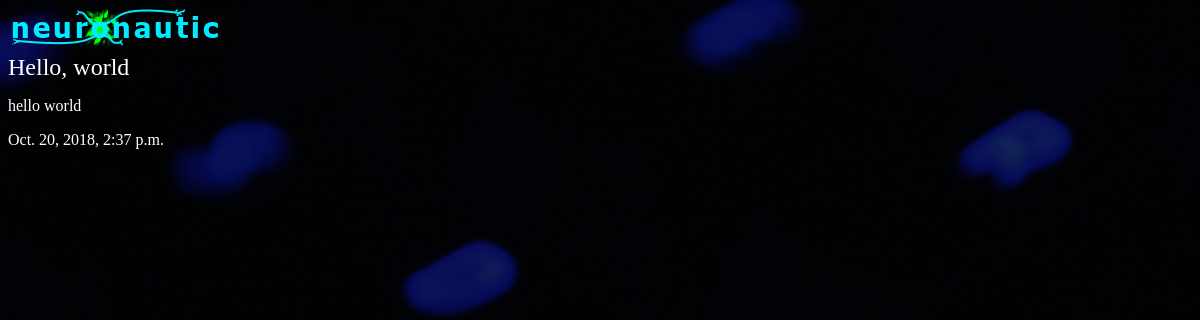
The app's page /neuron/hello-world/ with its own data.
### neuron/models.py (models this page shows, shortened)
class Article(models.Model):
    title = models.CharField(max_length=100)
    slug = models.SlugField()
    body = models.TextField()
    date = models.DateTimeField(auto_now_add=True)

### neuron/views.py (the view)
# urls.py: url(r'^(?P<slug>[\w-]+)/$',views.article_detail, name="detail"),
def article_detail(request, slug):
    article = Article.objects.get(slug=slug)
    return render(request, 'articles/article_detail.html',{'article':article})

### neuron/templates/articles/article_detail.html
{% extends 'base_layout.html' %}
{% block content %}
<div class="article-detail">
    <div class="article">
        <h2>{{ article.title }}</h2>
        <p>{{ article.body }}</p>
        <p>{{ article.date }}</p>
    </div>
</div>
{% endblock %}

### assets/style.css (style rules this page uses)
body { background-color: #0f121f; background-image: url(pexels-photo-1010496.jpeg); background-blend-mode: soft-light; background-repeat-y: no-repeat; color: #fff; }
body * { font-family: Ubuntu; }
h1,h2,h3,h4,h5 { font-weight: normal; margin: 0; }

### records on screen
Article: title "Hello, world", body "hello world", date "Oct. 20, 2018, 2:37 p.m."
